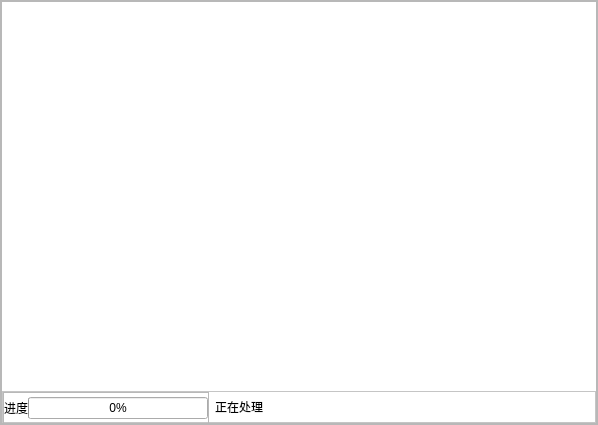
<?xml version="1.0" encoding="UTF-8"?>
<ui version="4.0">
 <class>BD_ViewForm</class>
 <widget class="QWidget" name="BD_ViewForm">
  <property name="geometry">
   <rect>
    <x>0</x>
    <y>0</y>
    <width>598</width>
    <height>425</height>
   </rect>
  </property>
  <property name="windowTitle">
   <string>Form</string>
  </property>
  <property name="styleSheet">
   <string notr="true"/>
  </property>
  <layout class="QVBoxLayout" name="verticalLayout">
   <property name="spacing">
    <number>0</number>
   </property>
   <property name="leftMargin">
    <number>0</number>
   </property>
   <property name="topMargin">
    <number>0</number>
   </property>
   <property name="rightMargin">
    <number>0</number>
   </property>
   <property name="bottomMargin">
    <number>0</number>
   </property>
   <item>
    <widget class="QFrame" name="frameContent">
     <property name="styleSheet">
      <string notr="true">QFrame#graphicsView{
	border: 1px solid white;
}
QFrame#frameZoom{
	
	background-color: rgb(255, 255, 255);
}
QPushButton{
	border:none;
}
</string>
     </property>
     <property name="frameShape">
      <enum>QFrame::StyledPanel</enum>
     </property>
     <property name="frameShadow">
      <enum>QFrame::Raised</enum>
     </property>
     <layout class="QVBoxLayout" name="verticalLayout_2">
      <property name="spacing">
       <number>0</number>
      </property>
      <property name="leftMargin">
       <number>0</number>
      </property>
      <property name="topMargin">
       <number>0</number>
      </property>
      <property name="rightMargin">
       <number>0</number>
      </property>
      <property name="bottomMargin">
       <number>0</number>
      </property>
      <item>
       <widget class="QFrame" name="frameGraphView">
        <property name="frameShape">
         <enum>QFrame::StyledPanel</enum>
        </property>
        <property name="frameShadow">
         <enum>QFrame::Raised</enum>
        </property>
        <layout class="QVBoxLayout" name="verticalLayout_3">
         <property name="spacing">
          <number>0</number>
         </property>
         <property name="leftMargin">
          <number>0</number>
         </property>
         <property name="topMargin">
          <number>0</number>
         </property>
         <property name="rightMargin">
          <number>0</number>
         </property>
         <property name="bottomMargin">
          <number>0</number>
         </property>
         <item>
          <widget class="Graph" name="graphicsView">
           <property name="styleSheet">
            <string notr="true">QGraphsView{
	border:none;
}</string>
           </property>
           <property name="verticalScrollBarPolicy">
            <enum>Qt::ScrollBarAlwaysOff</enum>
           </property>
           <property name="horizontalScrollBarPolicy">
            <enum>Qt::ScrollBarAlwaysOff</enum>
           </property>
           <property name="viewportUpdateMode">
            <enum>QGraphicsView::FullViewportUpdate</enum>
           </property>
          </widget>
         </item>
         <item>
          <widget class="QFrame" name="frameZoom">
           <property name="minimumSize">
            <size>
             <width>0</width>
             <height>32</height>
            </size>
           </property>
           <property name="maximumSize">
            <size>
             <width>16666</width>
             <height>32</height>
            </size>
           </property>
           <property name="frameShape">
            <enum>QFrame::StyledPanel</enum>
           </property>
           <property name="frameShadow">
            <enum>QFrame::Raised</enum>
           </property>
           <layout class="QHBoxLayout" name="horizontalLayout_2">
            <property name="leftMargin">
             <number>0</number>
            </property>
            <property name="topMargin">
             <number>0</number>
            </property>
            <property name="rightMargin">
             <number>0</number>
            </property>
            <property name="bottomMargin">
             <number>0</number>
            </property>
            <item>
             <widget class="QFrame" name="frameStatus">
              <property name="sizePolicy">
               <sizepolicy hsizetype="Preferred" vsizetype="Expanding">
                <horstretch>0</horstretch>
                <verstretch>0</verstretch>
               </sizepolicy>
              </property>
              <property name="minimumSize">
               <size>
                <width>0</width>
                <height>32</height>
               </size>
              </property>
              <property name="maximumSize">
               <size>
                <width>16777215</width>
                <height>32</height>
               </size>
              </property>
              <property name="frameShape">
               <enum>QFrame::StyledPanel</enum>
              </property>
              <property name="frameShadow">
               <enum>QFrame::Raised</enum>
              </property>
              <layout class="QHBoxLayout" name="horizontalLayout">
               <property name="spacing">
                <number>0</number>
               </property>
               <property name="leftMargin">
                <number>0</number>
               </property>
               <property name="topMargin">
                <number>0</number>
               </property>
               <property name="rightMargin">
                <number>0</number>
               </property>
               <property name="bottomMargin">
                <number>0</number>
               </property>
               <item>
                <widget class="QLabel" name="labelProcess">
                 <property name="text">
                  <string>进度</string>
                 </property>
                </widget>
               </item>
               <item>
                <widget class="QProgressBar" name="progressBar">
                 <property name="value">
                  <number>0</number>
                 </property>
                </widget>
               </item>
              </layout>
             </widget>
            </item>
            <item>
             <widget class="QLabel" name="labelStatus">
              <property name="text">
               <string>正在处理</string>
              </property>
             </widget>
            </item>
            <item>
             <widget class="QLabel" name="labelMovie">
              <property name="text">
               <string/>
              </property>
             </widget>
            </item>
            <item>
             <spacer name="horizontalSpacer">
              <property name="orientation">
               <enum>Qt::Horizontal</enum>
              </property>
              <property name="sizeHint" stdset="0">
               <size>
                <width>40</width>
                <height>20</height>
               </size>
              </property>
             </spacer>
            </item>
            <item>
             <widget class="QPushButton" name="btnReset">
              <property name="minimumSize">
               <size>
                <width>32</width>
                <height>32</height>
               </size>
              </property>
              <property name="maximumSize">
               <size>
                <width>32</width>
                <height>32</height>
               </size>
              </property>
              <property name="text">
               <string/>
              </property>
              <property name="icon">
               <iconset resource="../icon.qrc">
                <normaloff>:/Source/icon/scale_zoomout.png</normaloff>:/Source/icon/scale_zoomout.png</iconset>
              </property>
              <property name="iconSize">
               <size>
                <width>32</width>
                <height>32</height>
               </size>
              </property>
             </widget>
            </item>
            <item>
             <widget class="QPushButton" name="btnZoomOut">
              <property name="minimumSize">
               <size>
                <width>32</width>
                <height>32</height>
               </size>
              </property>
              <property name="maximumSize">
               <size>
                <width>32</width>
                <height>32</height>
               </size>
              </property>
              <property name="text">
               <string/>
              </property>
              <property name="icon">
               <iconset resource="../icon.qrc">
                <normaloff>:/Source/icon/scale_init.png</normaloff>:/Source/icon/scale_init.png</iconset>
              </property>
              <property name="iconSize">
               <size>
                <width>32</width>
                <height>32</height>
               </size>
              </property>
             </widget>
            </item>
            <item>
             <widget class="QPushButton" name="btnZoomIn">
              <property name="minimumSize">
               <size>
                <width>32</width>
                <height>32</height>
               </size>
              </property>
              <property name="maximumSize">
               <size>
                <width>32</width>
                <height>32</height>
               </size>
              </property>
              <property name="text">
               <string/>
              </property>
              <property name="icon">
               <iconset resource="../icon.qrc">
                <normaloff>:/Source/icon/scale_zoomin.png</normaloff>:/Source/icon/scale_zoomin.png</iconset>
              </property>
              <property name="iconSize">
               <size>
                <width>32</width>
                <height>32</height>
               </size>
              </property>
             </widget>
            </item>
           </layout>
          </widget>
         </item>
        </layout>
       </widget>
      </item>
     </layout>
    </widget>
   </item>
  </layout>
 </widget>
 <customwidgets>
  <customwidget>
   <class>Graph</class>
   <extends>QGraphicsView</extends>
   <header>UICompment/renderarea/graph.h</header>
  </customwidget>
 </customwidgets>
 <resources>
  <include location="../icon.qrc"/>
 </resources>
 <connections/>
</ui>
